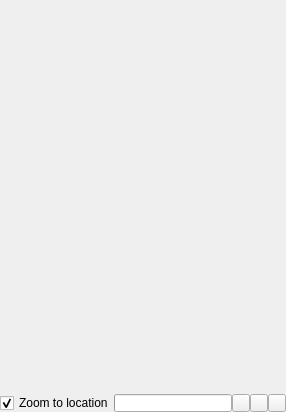
<?xml version="1.0" encoding="UTF-8"?>
<ui version="4.0">
 <class>librepcb::editor::RuleCheckDock</class>
 <widget class="QDockWidget" name="librepcb::editor::RuleCheckDock">
  <property name="geometry">
   <rect>
    <x>0</x>
    <y>0</y>
    <width>286</width>
    <height>412</height>
   </rect>
  </property>
  <property name="allowedAreas">
   <set>Qt::LeftDockWidgetArea|Qt::RightDockWidgetArea</set>
  </property>
  <property name="windowTitle">
   <string>DRC</string>
  </property>
  <widget class="QWidget" name="centralWidget">
   <layout class="QVBoxLayout" name="verticalLayout">
    <property name="spacing">
     <number>0</number>
    </property>
    <property name="leftMargin">
     <number>0</number>
    </property>
    <property name="topMargin">
     <number>0</number>
    </property>
    <property name="rightMargin">
     <number>0</number>
    </property>
    <property name="bottomMargin">
     <number>0</number>
    </property>
    <item>
     <widget class="librepcb::editor::RuleCheckListWidget" name="lstMessages" native="true">
      <property name="sizePolicy">
       <sizepolicy hsizetype="Preferred" vsizetype="MinimumExpanding">
        <horstretch>0</horstretch>
        <verstretch>0</verstretch>
       </sizepolicy>
      </property>
     </widget>
    </item>
    <item>
     <layout class="QHBoxLayout" name="horizontalLayout">
      <property name="spacing">
       <number>0</number>
      </property>
      <item>
       <widget class="QCheckBox" name="cbxCenterInView">
        <property name="minimumSize">
         <size>
          <width>0</width>
          <height>18</height>
         </size>
        </property>
        <property name="maximumSize">
         <size>
          <width>16777215</width>
          <height>18</height>
         </size>
        </property>
        <property name="text">
         <string>Zoom to location</string>
        </property>
        <property name="checked">
         <bool>true</bool>
        </property>
       </widget>
      </item>
      <item>
       <widget class="QProgressBar" name="prgProgress">
        <property name="minimumSize">
         <size>
          <width>0</width>
          <height>18</height>
         </size>
        </property>
        <property name="maximumSize">
         <size>
          <width>16777215</width>
          <height>18</height>
         </size>
        </property>
        <property name="alignment">
         <set>Qt::AlignCenter</set>
        </property>
        <property name="format">
         <string/>
        </property>
       </widget>
      </item>
      <item>
       <widget class="QToolButton" name="btnRunQuickCheck">
        <property name="minimumSize">
         <size>
          <width>18</width>
          <height>18</height>
         </size>
        </property>
        <property name="maximumSize">
         <size>
          <width>18</width>
          <height>18</height>
         </size>
        </property>
        <property name="toolTip">
         <string>Run Quick Check</string>
        </property>
        <property name="text">
         <string notr="true"/>
        </property>
        <property name="icon">
         <iconset>
          <normaloff>:/img/actions/quick_check.png</normaloff>:/img/actions/quick_check.png</iconset>
        </property>
       </widget>
      </item>
      <item>
       <widget class="QToolButton" name="btnRunDrc">
        <property name="minimumSize">
         <size>
          <width>18</width>
          <height>18</height>
         </size>
        </property>
        <property name="maximumSize">
         <size>
          <width>18</width>
          <height>18</height>
         </size>
        </property>
        <property name="toolTip">
         <string>Run DRC</string>
        </property>
        <property name="text">
         <string notr="true"/>
        </property>
        <property name="icon">
         <iconset>
          <normaloff>:/img/actions/drc.png</normaloff>:/img/actions/drc.png</iconset>
        </property>
       </widget>
      </item>
      <item>
       <widget class="QToolButton" name="btnSettings">
        <property name="minimumSize">
         <size>
          <width>18</width>
          <height>18</height>
         </size>
        </property>
        <property name="maximumSize">
         <size>
          <width>18</width>
          <height>18</height>
         </size>
        </property>
        <property name="toolTip">
         <string>Open DRC Settings</string>
        </property>
        <property name="text">
         <string notr="true"/>
        </property>
        <property name="icon">
         <iconset>
          <normaloff>:/img/actions/settings.png</normaloff>:/img/actions/settings.png</iconset>
        </property>
       </widget>
      </item>
     </layout>
    </item>
   </layout>
  </widget>
 </widget>
 <customwidgets>
  <customwidget>
   <class>librepcb::editor::RuleCheckListWidget</class>
   <extends>QWidget</extends>
   <header location="global">librepcb/editor/widgets/rulechecklistwidget.h</header>
   <container>1</container>
  </customwidget>
 </customwidgets>
 <resources/>
 <connections/>
</ui>
